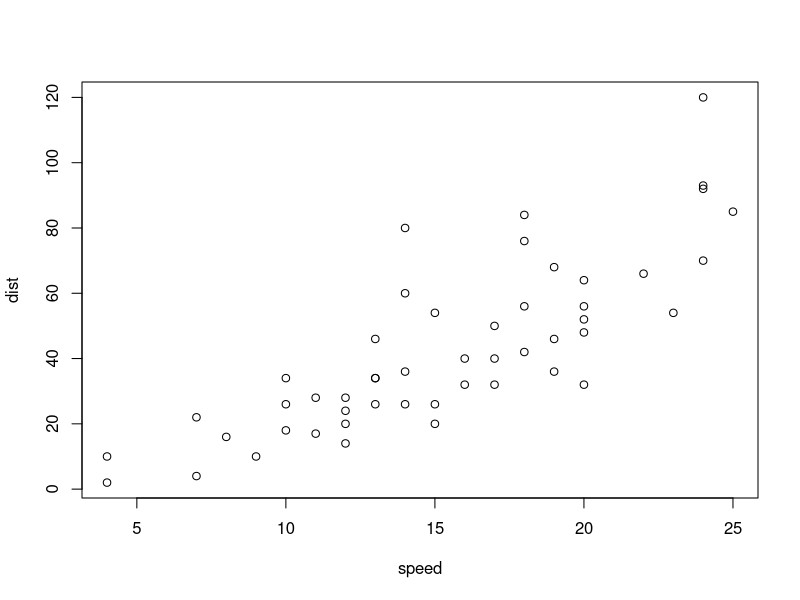
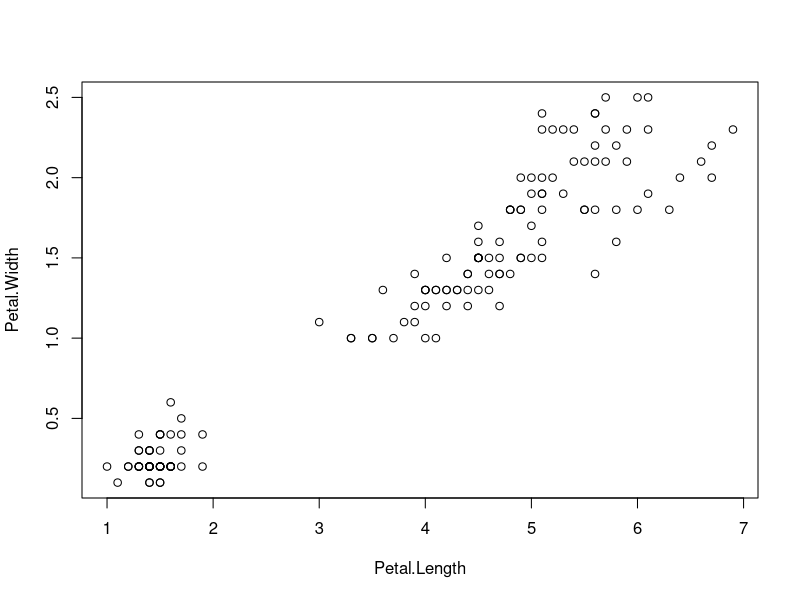

R code for these plots, in order:
## ---- chunk 1
  
  # Enables using readLines(knitr::purl(knitr::current_input(),documentation=1,quiet=T)) to include code at end of document (otherwise 'duplicate labels' error)

  options(knitr.duplicate.label = 'allow')

## ---- chunk 2
  
  library("tidyverse")
  library("bookdown")
  library("kableExtra")

## ---- chunk 3

  plot(cars[,1:2])

## ---- chunk 4

  plot(iris[,3:4])

## ---- chunk 5
  iris %>%
    dplyr::mutate(Species = if_else(Species == "setosa"
                                    , paste0("\\*","_",Species,"_")
                                    , as.character(Species)
                                    )
                  ) %>%
    kable(caption = "Ecosystem description: floristics"
          , format = "markdown"
          , booktabs = TRUE
          )
